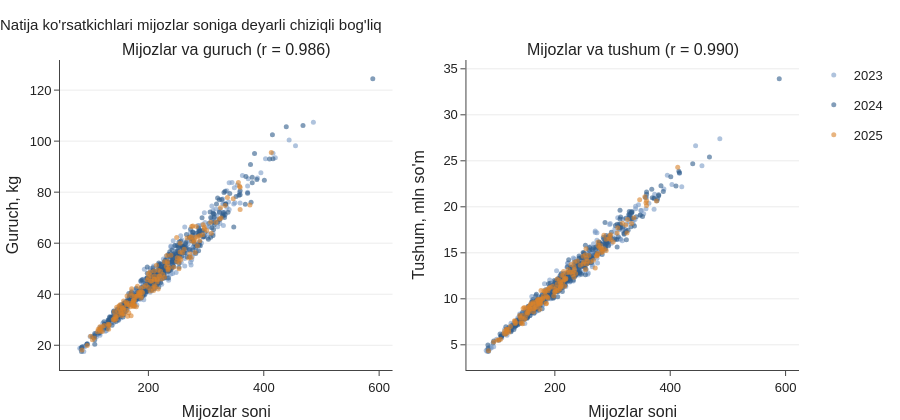

Here is the notebook cell this chart was saved with:
### Code cell
corr = df[OUTCOMES].corr()
fig = make_subplots(rows=1, cols=2, subplot_titles=[
    f"Mijozlar va guruch (r = {corr.loc['customers', 'rice_kg']:.3f})",
    f"Mijozlar va tushum (r = {corr.loc['customers', 'revenue_uzs']:.3f})"])
for y in years:
    d = df[df.year == y]
    fig.add_scatter(x=d.customers, y=d.rice_kg, mode="markers", name=str(y), legendgroup=str(y),
                    marker=dict(color=style.YEAR_COLORS[y], size=5, opacity=0.6), row=1, col=1)
    fig.add_scatter(x=d.customers, y=d.revenue_uzs / 1e6, mode="markers", name=str(y), legendgroup=str(y),
                    showlegend=False, marker=dict(color=style.YEAR_COLORS[y], size=5, opacity=0.6), row=1, col=2)
fig.update_xaxes(title_text="Mijozlar soni")
fig.update_yaxes(title_text="Guruch, kg", row=1, col=1)
fig.update_yaxes(title_text="Tushum, mln so'm", row=1, col=2)
fig.update_layout(title="Natija ko'rsatkichlari mijozlar soniga deyarli chiziqli bog'liq", height=420)
style.save(fig, "01_ratios_scatter")

### Figure 1 — Plotly figure (JSON) as saved in the notebook; plotly's stock layout.template omitted (floating-point values rounded to 4 significant figures; data arrays with more than 128 entries replaced by an {"elided": "..."} marker saying what was removed)
{"data": [{"legendgroup": "2023", "marker": {"color": "#7a9cc6", "opacity": 0.6, "size": 5}, "mode": "markers", "name": "2023", "type": "scatter", "x": {"elided": "365 int values"}, "xaxis": "x", "y": {"elided": "365 float values"}, "yaxis": "y"}, {"legendgroup": "2023", "marker": {"color": "#7a9cc6", "opacity": 0.6, "size": 5}, "mode": "markers", "name": "2023", "showlegend": false, "type": "scatter", "x": {"elided": "365 int values"}, "xaxis": "x2", "y": {"elided": "365 float values"}, "yaxis": "y2"}, {"legendgroup": "2024", "marker": {"color": "#2f5d8a", "opacity": 0.6, "size": 5}, "mode": "markers", "name": "2024", "type": "scatter", "x": {"elided": "366 int values"}, "xaxis": "x", "y": {"elided": "366 float values"}, "yaxis": "y"}, {"legendgroup": "2024", "marker": {"color": "#2f5d8a", "opacity": 0.6, "size": 5}, "mode": "markers", "name": "2024", "showlegend": false, "type": "scatter", "x": {"elided": "366 int values"}, "xaxis": "x2", "y": {"elided": "366 float values"}, "yaxis": "y2"}, {"legendgroup": "2025", "marker": {"color": "#d9822b", "opacity": 0.6, "size": 5}, "mode": "markers", "name": "2025", "type": "scatter", "x": {"elided": "169 int values"}, "xaxis": "x", "y": {"elided": "169 float values"}, "yaxis": "y"}, {"legendgroup": "2025", "marker": {"color": "#d9822b", "opacity": 0.6, "size": 5}, "mode": "markers", "name": "2025", "showlegend": false, "type": "scatter", "x": {"elided": "169 int values"}, "xaxis": "x2", "y": {"elided": "169 float values"}, "yaxis": "y2"}], "layout": {"annotations": [{"font": {"size": 16}, "showarrow": false, "text": "Mijozlar va guruch (r = 0.986)", "x": 0.225, "xanchor": "center", "xref": "paper", "y": 1, "yanchor": "bottom", "yref": "paper"}, {"font": {"size": 16}, "showarrow": false, "text": "Mijozlar va tushum (r = 0.990)", "x": 0.775, "xanchor": "center", "xref": "paper", "y": 1, "yanchor": "bottom", "yref": "paper"}], "height": 420, "title": {"text": "Natija ko'rsatkichlari mijozlar soniga deyarli chiziqli bog'liq"}, "xaxis": {"anchor": "y", "domain": [0, 0.45], "title": {"text": "Mijozlar soni"}}, "xaxis2": {"anchor": "y2", "domain": [0.55, 1], "title": {"text": "Mijozlar soni"}}, "yaxis": {"anchor": "x", "domain": [0, 1], "title": {"text": "Guruch, kg"}}, "yaxis2": {"anchor": "x2", "domain": [0, 1], "title": {"text": "Tushum, mln so'm"}}}}
